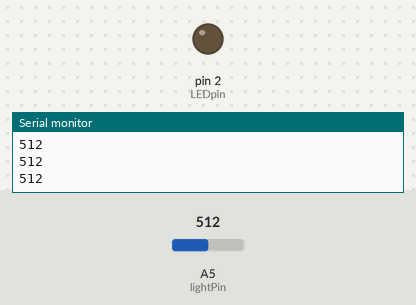
Bench run of a sketch on a simulated Arduino Uno, built with avr-gcc and run on an emulated ATmega328P. Parts: output pins drawn as LEDs (lit = HIGH), the last lines printed to the serial monitor. The test bench sets the inputs (shaded band); at power-on: A5 (lightPin) = 512.

Above: at 1.2 s.
1.3 s: A5 (lightPin) set to 311
2.9 s: A5 (lightPin) set to 289
At 4.4 s:
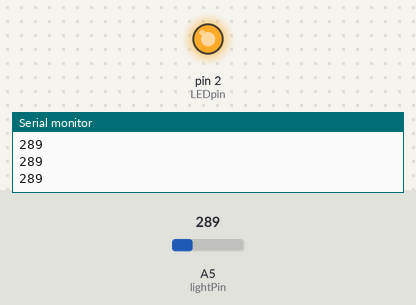
4.7 s: A5 (lightPin) set to 306
At 5.4 s:
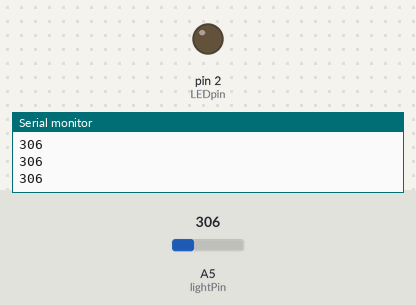
6.5 s: A5 (lightPin) set to 290
At 7.4 s:
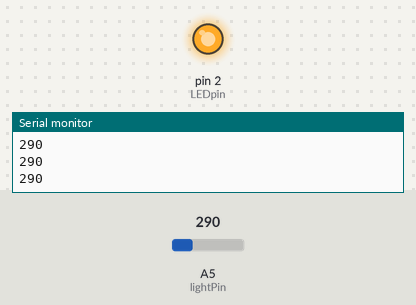
Timing chart, 0 to 9.2 s (numbered marks = the images above; inputs shaded):
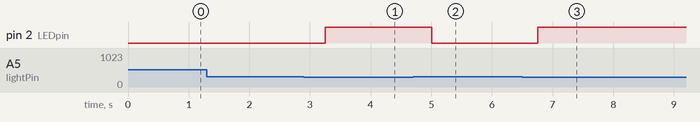

Measured:
- the behaviour switches between 301 and 300 on A5 (lightPin) (found by bisection; images 0 and 1)
- after the input at 2.9 s, pin 2 (LEDpin): LOW → HIGH after 0.35 s
- after the input at 4.7 s, pin 2 (LEDpin): HIGH → LOW after 0.31 s
- after the input at 6.5 s, pin 2 (LEDpin): LOW → HIGH after 0.26 s

The sketch:

nightLight.ino
```cpp
int lightPin = A5;
int lightVal;
int dt = 250;
int LEDpin = 2;
void setup() {
  // put your setup code here, to run once:
pinMode(lightPin, INPUT);
pinMode(LEDpin, OUTPUT);
Serial.begin(9600);
}

void loop() {
  // put your main code here, to run repeatedly:
lightVal = analogRead(lightPin);
Serial.println(lightVal);
delay(dt);

if(lightVal <= 300){
  digitalWrite(LEDpin, HIGH);
}
else{
digitalWrite(LEDpin, LOW);
}
}
```
